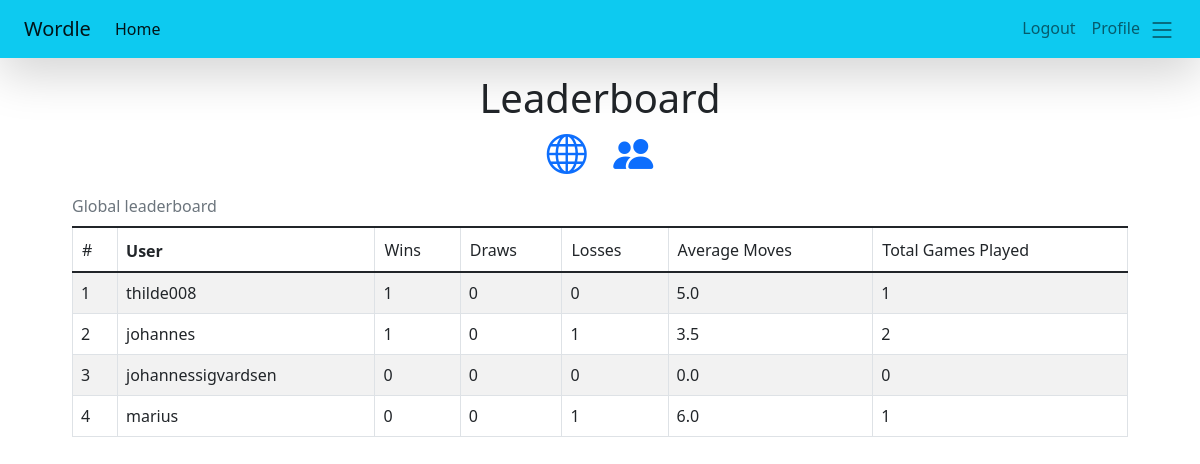
Page /accounts/leaderboard/ (signed in) on the committed database.
### accounts/models.py (models this page shows, shortened)
class Profile(models.Model):
    user = models.OneToOneField(settings.AUTH_USER_MODEL, on_delete=models.CASCADE, related_name='profile_user')
    wins = models.IntegerField(default=0, name="wins")
    draws = models.IntegerField(default=0, name="draws")
    losses = models.IntegerField(default=0, name="losses")
    total_guesses = models.IntegerField(default=0, name="total_guesses")
    total_games = models.IntegerField(default=0, name="total_games")
    av_moves = models.FloatField(default=0, name='av_moves')
    def __str__(self):
        return(self.user.username)

### accounts/views.py (the view)
# urls.py: path('leaderboard/', views.leaderboard, name='leaderboard', kwargs={'leaderboard_type': 'global'}),
@login_required
def leaderboard(request, leaderboard_type="global"):
    if leaderboard_type == "friends":
        user = request.user
        friends = FriendList.objects.get(user=user).friends.all()
        profiles = Profile.objects.filter(user__in = friends)
        user_profile = Profile.objects.filter(user=request.user)
        profiles = profiles.union(user_profile).order_by('-wins')
        counter = itertools.count(1)
        stats = [[user.wins, user.draws, user.losses, user, next(counter), user.av_moves, user.total_games] for user in profiles]
        type_ = "Friends"
    elif leaderboard_type == "global":
        counter = itertools.count(1)
        profiles = Profile.objects.all().order_by('-wins')
        stats = [[user.wins, user.draws, user.losses, user, next(counter), user.av_moves, user.total_games] for user in profiles]
        type_ = "Global"
    context = {
        'profiles': profiles,
        'stats': stats,
        'type': type_
        }
    return render(request, 'leaderboard.html', context)

### templates/leaderboard.html (shortened to what this page needs)
{% extends 'base.html' %}
{% block content %}
<div class="text-center">
    <h1>Leaderboard<h1>
            <a href="{% url 'leaderboard' leaderboard_type='global'%}"><i class="bi bi-globe mx-2"></i></a>
            <a href="{% url 'leaderboard' leaderboard_type='friends'%}"><i class="bi bi-people-fill mx-2"></i></a>
</div>
<div class="d-flex p-4 justify-content-center pt-0">
    <div class="col mx-5">
        <table class="table table-hover table-bordered table-striped caption-top" id="table">
            <caption>{{type}} leaderboard</caption>
            <thead>
                <th scope="col" onclick="sortTable(0)"><a class="btn p-0 m-0">#</a></th>
                <th scope="col" onclick="sortTable(1)"><a>User</a></th>
                <th scope="col" onclick="sortTable(2)"><a class="btn p-0 m-0">Wins</a></th>
                <th scope="col" onclick="sortTable(3)"><a class="btn p-0 m-0">Draws</a></th>
                <th scope="col" onclick="sortTable(4)"><a class="btn p-0 m-0">Losses</a></th>
                <th scope="col" onclick="sortTable(5)"><a class="btn p-0 m-0">Average Moves</a></th>
                <th scope="col" onclick="sortTable(6)"><a class="btn p-0 m-0">Total Games Played</a></th>
            </thead>
            <tbody>
                {% for win, draw, loss, user, counter, av_moves, total_games in stats %}
                <tr>
                    <td>{{counter}}</td>
                    <td>{{user}}</td>
                    <td>{{win}}</td>
                    <td>{{draw}}</td>
                    <td>{{loss}}</td>
                    <td>{{av_moves}}</td>
                    <td>{{total_games}}</td>
                </tr>
                {% endfor %}
            </tbody>
        </table>
    </div>
</div>
{% endblock %}

### rows in the picture
Profile: counter "1", user.username "thilde008", win "1", draw "0", loss "0", av_moves "5.0", total_games "1"
Profile: total_games "2", user.username "johannes", win "1", draws "0", loss "1", av_moves "3.5"
Profile: counter "3", user.username "johannessigvardsen", win "0", draw "0", loss "0", av_moves "0.0", total_games "0"
Profile: id "4", user.username "marius", win "0", draw "0", loss "1", av_moves "6.0", total_games "1"

### other values in the picture
{{ type }} "Global"
